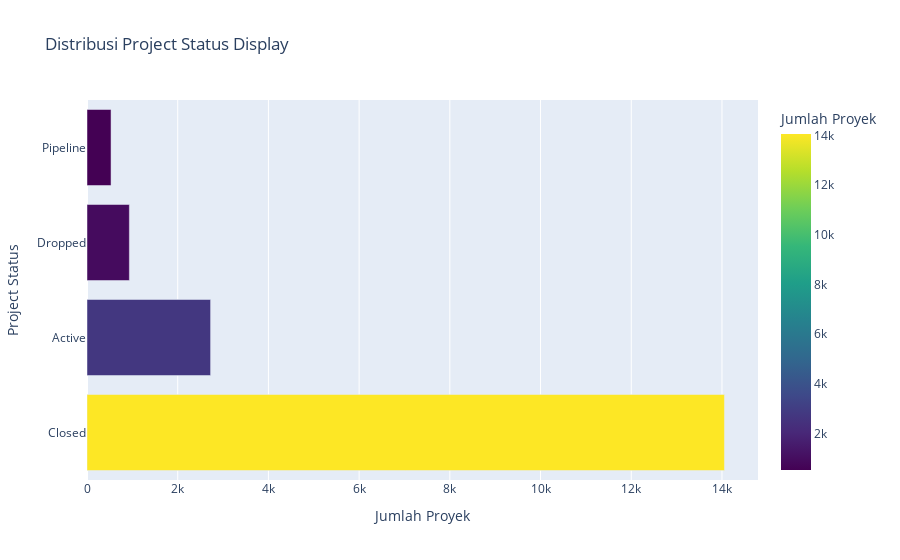

Notebook code cell kept with this figure:
### Markdown cell above
##### 10.7.2 Visualisasi jumlah proyek

### Code cell
# Hitung jumlah proyek untuk setiap status proyek
project_status_counts = df_1['projectstatusdisplay'].value_counts().reset_index()
project_status_counts.columns = ['Project Status Display', 'Jumlah Proyek']

# Buat count plot menggunakan plotly express
fig = px.bar(project_status_counts, 
             x='Jumlah Proyek', 
             y='Project Status Display', 
             orientation='h', 
             title='Distribusi Project Status Display',
             labels={'Jumlah Proyek': 'Jumlah Proyek', 'Project Status Display': 'Project Status'},
             color='Jumlah Proyek',
             color_continuous_scale='viridis')

# Menampilkan plot
fig.show()

### Figure 1 — Plotly figure (JSON) as saved in the notebook; plotly's stock layout.template omitted (floating-point values rounded to 4 significant figures)
{"data": [{"alignmentgroup": "True", "hovertemplate": "Jumlah Proyek=%{marker.color}<br>Project Status=%{y}<extra></extra>", "legendgroup": "", "marker": {"color": [14055, 2725, 934, 530], "coloraxis": "coloraxis", "pattern": {"shape": ""}}, "name": "", "offsetgroup": "", "orientation": "h", "showlegend": false, "textposition": "auto", "type": "bar", "x": [14055, 2725, 934, 530], "xaxis": "x", "y": ["Closed", "Active", "Dropped", "Pipeline"], "yaxis": "y"}], "layout": {"barmode": "relative", "coloraxis": {"colorbar": {"title": {"text": "Jumlah Proyek"}}, "colorscale": [[0, "#440154"], [0.1111, "#482878"], [0.2222, "#3e4989"], [0.3333, "#31688e"], [0.4444, "#26828e"], [0.5556, "#1f9e89"], [0.6667, "#35b779"], [0.7778, "#6ece58"], [0.8889, "#b5de2b"], [1, "#fde725"]]}, "legend": {"tracegroupgap": 0}, "title": {"text": "Distribusi Project Status Display"}, "xaxis": {"anchor": "y", "domain": [0, 1], "title": {"text": "Jumlah Proyek"}}, "yaxis": {"anchor": "x", "domain": [0, 1], "title": {"text": "Project Status"}}}}
